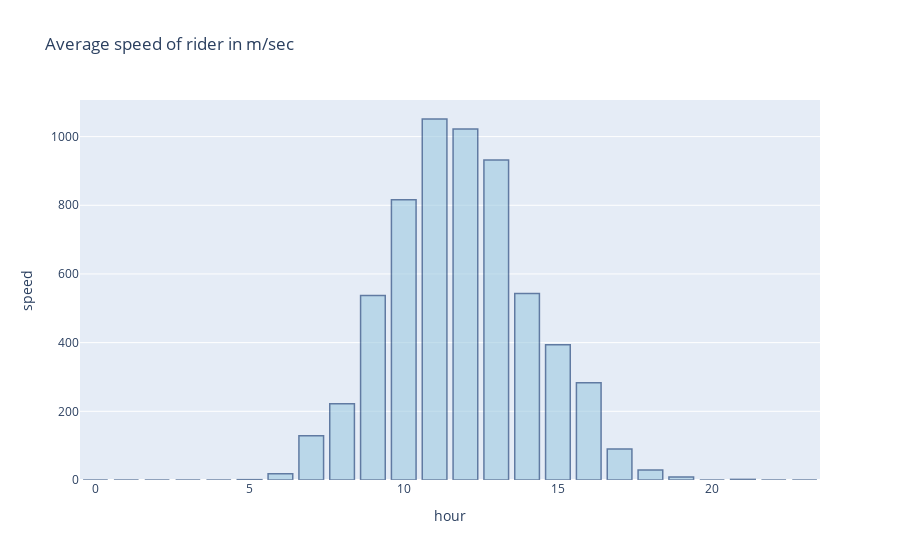

The cell this chart's notebook holds for it:
### Code cell
import plotly.graph_objects as go

x=[]
y=[]
for key in average_speed:
    x.append(key)
    y.append(average_speed[key]/60)
    
fig = go.Figure([go.Bar(x=x,y=y)])


fig.update_traces(marker_color='rgb(158,202,225)', marker_line_color='rgb(8,48,107)',
                  marker_line_width=1.5, opacity=0.6)
fig.update_layout(xaxis_title="hour",yaxis_title="speed",title="Average speed of rider in m/sec")
fig.show()

### Figure 1 — Plotly figure (JSON) as saved in the notebook; plotly's stock layout.template omitted (floating-point values rounded to 4 significant figures)
{"data": [{"marker": {"color": "rgb(158,202,225)", "line": {"color": "rgb(8,48,107)", "width": 1.5}}, "opacity": 0.6, "type": "bar", "x": [0, 1, 2, 3, 4, 5, 6, 7, 8, 9, 10, 11, 12, 13, 14, 15, 16, 17, 18, 19, 20, 21, 22, 23], "y": [0, 0, 0, 0, 0, 0.9761, 18.54, 129.0, 222.2, 537.4, 816.2, 1051.0, 1022.0, 931.6, 543.1, 393.9, 283.2, 90.58, 29.27, 9.089, 0, 1.805, 0, 0]}], "layout": {"title": {"text": "Average speed of rider in m/sec"}, "xaxis": {"title": {"text": "hour"}}, "yaxis": {"title": {"text": "speed"}}}}
